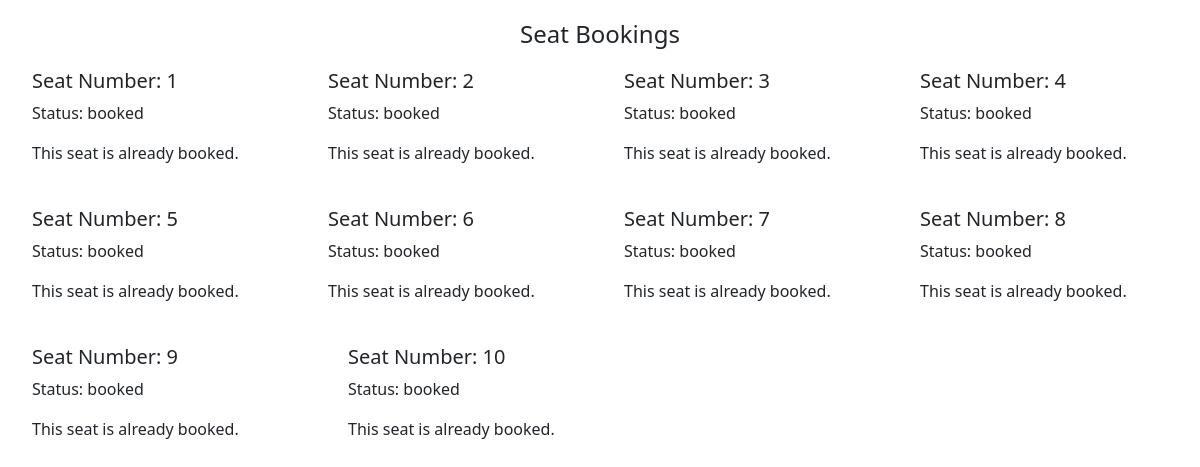
Screenshot of /seat_bookings/3/ with the database file from the repository.
### movie_theater_booking/models.py (models this page shows)
class Seat(models.Model):
    id = models.AutoField(primary_key=True)
    movie = models.ForeignKey(Movie, on_delete=models.CASCADE) # Outside of assignment spec to account for different movies
    seat_number = models.IntegerField()
    booking_status = models.TextField()

### movie_theater_booking/views.py (the view)
# urls.py: path('seat_bookings/<int:movie_id>/', seat_booking_view, name='seat_booking_view'),
def seat_booking_view(request, movie_id):
    seats = Seat.objects.filter(movie_id=movie_id)
    return render(request, 'seat_booking.html', {'seats': seats})

### movie_theater_booking/templates/seat_booking.html (shortened to what this page needs)
{% extends "base.html" %}
{% block content %}
<h1 class="title">Seat Bookings</h1>
<ul>
    <div class="d-flex flex-wrap gap-3">
    {% for seat in seats %}
        <div class="list-group-item flex-fill" style="min-width: 250px; max-width: 300px;">
            <h5>Seat Number: {{ seat.seat_number }}</h5>
            <p>Status: {{ seat.booking_status }}</p>
            {% if seat.booking_status == 'available' %}
                <form method="post" action="{% url 'book_seat' seat.id %}">
                    {% csrf_token %}
                    <button type="submit" class="btn btn-primary">Book Seat</button>
                </form>
            {% else %}
                <p>This seat is already booked.</p>
            {% endif %}
        </div>
    {% endfor %}
    </div>
</ul>
{% endblock %}

### movie_theater_booking/static/main.css (style rules this page uses)
.title { text-align: center; margin-top: 20px; margin-bottom: 20px; font-size: 24px; }
.list-group-item { margin-bottom: 10px; }

### rows the page displays
Seat: seat_number "1", booking_status "booked", shows "This seat is already booked."
Seat: seat_number "2", booking_status "booked", shows "This seat is already booked."
Seat: seat_number "3", booking_status "booked", shows "This seat is already booked."
Seat: seat_number "4", booking_status "booked", shows "This seat is already booked."
Seat: seat_number "5", booking_status "booked", shows "This seat is already booked."
Seat: seat_number "6", booking_status "booked", shows "This seat is already booked."
Seat: seat_number "7", booking_status "booked", shows "This seat is already booked."
Seat: seat_number "8", booking_status "booked", shows "This seat is already booked."
Seat: seat_number "9", booking_status "booked", shows "This seat is already booked."
Seat: seat_number "10", booking_status "booked", shows "This seat is already booked."
